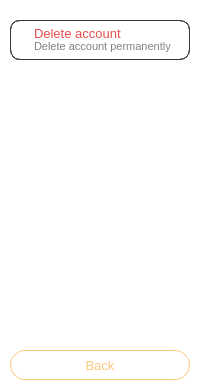
<?xml version="1.0" encoding="UTF-8"?>
<ui version="4.0">
 <class>SettingsView</class>
 <widget class="QWidget" name="SettingsView">
  <property name="geometry">
   <rect>
    <x>0</x>
    <y>0</y>
    <width>200</width>
    <height>390</height>
   </rect>
  </property>
  <property name="windowTitle">
   <string>OctoVault VPN</string>
  </property>
  <property name="styleSheet">
   <string notr="true">QWidget{
background-color: transparent;
}</string>
  </property>
  <widget class="QPushButton" name="btnBack">
   <property name="geometry">
    <rect>
     <x>10</x>
     <y>350</y>
     <width>180</width>
     <height>30</height>
    </rect>
   </property>
   <property name="font">
    <font>
     <pointsize>10</pointsize>
    </font>
   </property>
   <property name="styleSheet">
    <string notr="true">QPushButton{
background:transparent;
border: 1px solid #FACA7F;
border-radius: 15px;
color:#FACA7F;
}</string>
   </property>
   <property name="text">
    <string>Back</string>
   </property>
  </widget>
  <widget class="QWidget" name="deleteHolder" native="true">
   <property name="geometry">
    <rect>
     <x>10</x>
     <y>20</y>
     <width>180</width>
     <height>40</height>
    </rect>
   </property>
   <property name="styleSheet">
    <string notr="true">QWidget{
background:transparent;
border: 1px solid #36353a;
border-radius: 10px;
}</string>
   </property>
   <widget class="QLabel" name="lblOne">
    <property name="geometry">
     <rect>
      <x>20</x>
      <y>5</y>
      <width>140</width>
      <height>16</height>
     </rect>
    </property>
    <property name="font">
     <font>
      <pointsize>10</pointsize>
     </font>
    </property>
    <property name="styleSheet">
     <string notr="true">QLabel{
color: #E84E4E;
border-color:transparent;
}</string>
    </property>
    <property name="text">
     <string>Delete account</string>
    </property>
   </widget>
   <widget class="QLabel" name="lblTwo">
    <property name="geometry">
     <rect>
      <x>20</x>
      <y>18</y>
      <width>150</width>
      <height>16</height>
     </rect>
    </property>
    <property name="font">
     <font>
      <pointsize>8</pointsize>
     </font>
    </property>
    <property name="styleSheet">
     <string notr="true">QLabel{
color: #818083;
border-color:transparent;
}</string>
    </property>
    <property name="text">
     <string>Delete account permanently</string>
    </property>
   </widget>
   <widget class="QPushButton" name="btnDelete">
    <property name="geometry">
     <rect>
      <x>0</x>
      <y>0</y>
      <width>180</width>
      <height>40</height>
     </rect>
    </property>
    <property name="styleSheet">
     <string notr="true">QPushButton{
background:transparent;
}</string>
    </property>
    <property name="text">
     <string/>
    </property>
   </widget>
  </widget>
  <widget class="QLabel" name="lblSpinner">
   <property name="geometry">
    <rect>
     <x>85</x>
     <y>300</y>
     <width>30</width>
     <height>30</height>
    </rect>
   </property>
   <property name="text">
    <string/>
   </property>
   <property name="scaledContents">
    <bool>true</bool>
   </property>
  </widget>
 </widget>
 <resources/>
 <connections/>
</ui>
